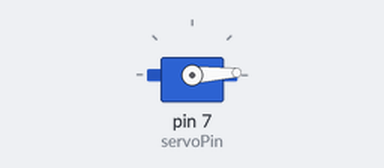
Recording of a sketch running on a simulated Arduino Uno, built with avr-gcc and run on an emulated ATmega328P. Shown: servo.

Above: at 0.05 s.
At 1.3 s:
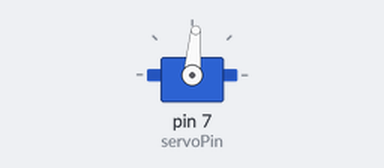
At 2.6 s:
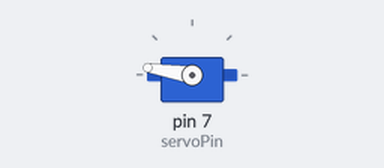
At 5.2 s:
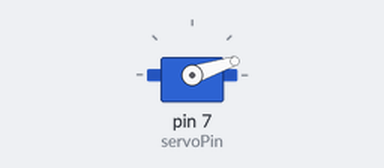
Timing chart, 0 to 7.1 s (numbered marks = the images above):
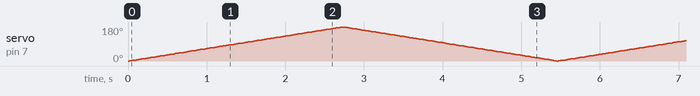

The sketch:

SERVO-CODE-WD4.ino
```cpp
#include <Servo.h>

// Define the servo pin
const int servoPin = 7; //previously 10

// Create a Servo object
Servo myServo;

void setup() {
  // Attach the servo to the pin
  myServo.attach(servoPin);
}

void loop() {
  // Example: Sweep the servo from 0 to 180 degrees
  for (int pos = 0; pos <= 180; pos += 1) {
    myServo.write(pos); // Set the servo position
    delay(15); // Wait for the servo to reach the position
  }

  // Sweep the servo from 180 to 0 degrees
  for (int pos = 180; pos >= 0; pos -= 1) {
    myServo.write(pos); // Set the servo position
    delay(15); // Wait for the servo to reach the position
  }
}
```
